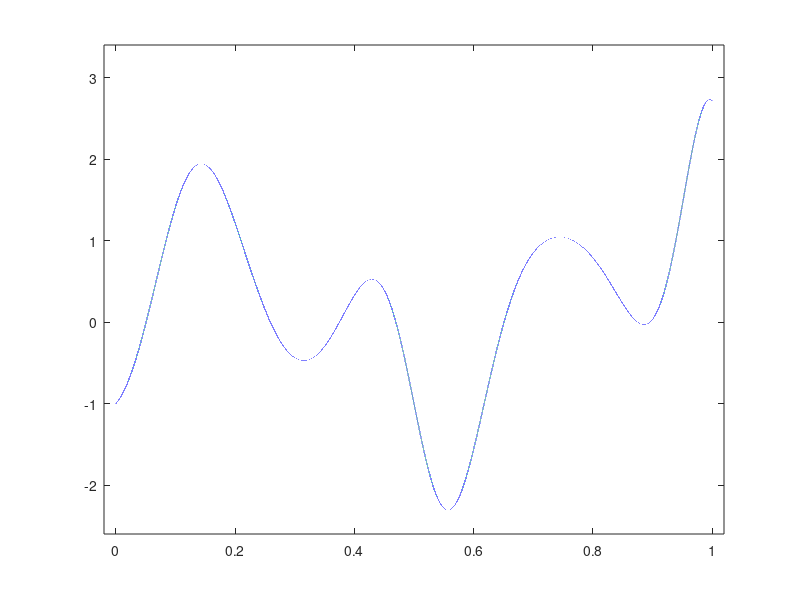

This chart was generated by the following MATLAB code: (Note: this script raises an error after producing the figure.)
% 1d wavelet reconstruction and truncated Fourier of a continuous function 
% for different sampling schemes: uniform, jittered and log

% comment: shows superior reconstruction by GS for different sampling shemes

clear all;
close all;

%% Parameters

a = 4; % number of vanishing moments
R = 6; % maximum scale of wavelet coefficients

N = 2^R; % number of reconstruction vectors
K = N; % band-width of the samples, i.e. samples are taken from the interval [-K,K]

f = @(x) -exp(x.*cos(4*pi*x)).*cos(7*pi*x)+sin(3*pi*x); % function to be reconstructed
xylims=[-0.02 1.02 -2.6 3.4];

%f = @(x) x.^2.*cos(7*pi*x); % function to be reconstructed
%xylims=[-0.02 1.02 -1.2 1];

p = 18; % this resolution takes more time

figure('Name','Original function'); plot(2^-p:2^-p:1,f(2^-p:2^-p:1)); axis(xylims)

figure('Position', [50, 100, 1600, 670],'Name','1D smooth function recovery from different sampling schemes');

%% Uniform sampling

disp('Uniform sampling...')

eps = 1;
S=1;
M = S*2^R/eps;
sp=((M:-1:-M+1)*eps)';

fprintf('Number of samples used is %d \n',length(sp))

%% Precompute the fourier transforms of the scaling function, right boundary scaling functions, and left boundary scaling functions.

W = 1/(2^R)*sp;
[ft_sca_L, ft_sca, ft_sca_R] = CDJV_FT_Vec(a, W);

%% Fourier samples

omega_plain = integral(@(x)f(x).*exp(-1i*2*pi*sp*x),0,1,'ArrayValued',true,'AbsTol',1e-14);
omega = omega_plain;

%% Compute the Generalized function GS_handle and solve for wavelet coefficient z

GS_handle = @(x,mode) CDJV_Op_Handle(mode, x, S, eps, R, a, ft_sca, ft_sca_L, ft_sca_R);
z = lsqr(GS_handle,omega(1:2*M),10^(-12));

%% reconstruction from wavelets

recons = get1DReconstruction(z, a, p, R);

error_gs_un = sqrt(sum(abs(f((0:2^-p:1-2^-p)')-recons).^2)/2^(p));

fprintf('GS error from uniform samples is %d \n',error_gs_un)

subplot(2,3,1); plot(2^-p:2^-p:1, real(recons),'m'); title({'GS reconstruction from uniform samples'; ['Error: ',num2str(error_gs_un)]}); axis(xylims)

%% Truncated Fourier representation

Supp=2^-p:2^-p:1;
y=zeros(size(Supp));
for j=M:-1:-M+1
    y=y+sqrt(eps)*exp(2*eps*1i*j*Supp*pi)*omega(M-j+1);
end

error_ft_un = sqrt(sum(abs(f((2^-p:2^-p:1))-y).^2)/2^(p));

fprintf('Truncated Fourier error from uniform samples is %d \n',error_ft_un)

subplot(2,3,4); plot(Supp, real(y)); title({'Truncated Fourier reconstruction from uniform samples'; ['Error: ',num2str(error_ft_un)]}); axis(xylims)   

%% Jittered samples

disp('Jittered sampling...')

jitter = 0.1;
epsilon = 0.77; 
delta = epsilon+2*jitter; % density of the sampling points; delta<1

[sp,M] = jittered_sampling_1d(jitter,epsilon,K);

mu=0.5*[2*(sp(2)-sp(1)); sp(3:M)-sp(1:M-2); 2*(sp(M)-sp(M-1))]; 

fprintf('Number of samples used is %d \n',length(sp))

%% initialize NUFFT 

st = nufft_init(2*pi*1/N*sp,N,10,2*N,0,'minmax:tuned');

%% Precompute the fourier transforms of the scaling function, right boundary scaling functions, and left boundary scaling functions.

W = 1/(2^R)*sp;
[ft_sca_L, ft_sca, ft_sca_R] = CDJV_FT_Vec(a, W);

%% Define a function to be reconstructed and calculate its Fourier samples

omega_plain = integral(@(x)f(x).*exp(-1i*2*pi*sp*x),0,1,'ArrayValued',true,'AbsTol',1e-14);
omega = sqrt(mu).*omega_plain;

%% Compute the Generalized function GS_handle and solve for wavelet coefficient z

GS_handle = @(x,mode) CDJV_Op_Handle_NU(mode, x, R, a, ft_sca, ft_sca_L, ft_sca_R, sp, mu, st);
z = lsqr(GS_handle,omega(:),10^(-12));

%% reconstruction from wavelets

recons = get1DReconstruction(z, a, p, R);

error_gs_jit = sqrt(sum(abs(f((2^-p:2^-p:1)')-recons).^2)/2^(p));
fprintf('GS error from jittered samples is %d \n',error_gs_jit)

subplot(2,3,2); plot(2^-p:2^-p:1, real(recons), 'm'); title({'GS reconstruction from jittered samples'; ['Error: ',num2str(error_gs_jit)]}); axis(xylims)


%% Gridding reconstruction

stg=nufft_init(2*pi*(1/2^p)*sp,2^p,10,2*2^p,0); 
y=nufft_adj(mu.*omega_plain,stg);

error_gr_jit= sqrt(sum(abs(f((2^-p:2^-p:1))-y.').^2)/2^(p));
fprintf('Gridding error from jittered samples is %d \n',error_gr_jit)

subplot(2,3,5); plot(2^-p:2^-p:1, real(y)); title({'Gridding reconstruction from jittered samples'; ['Error: ',num2str(error_gr_jit)]}); axis(xylims)

%% Log sampling

disp('Log sampling...')

delta = 0.97; % density of the sampling points; delta<1
[sp,M]=log_sampling(delta,K);

mu=0.5*[2*(sp(2)-sp(1)); sp(3:M)-sp(1:M-2); 2*(sp(M)-sp(M-1))]; 

fprintf('Number of samples used is %d \n',length(sp))

%% initialize NUFFT 

st = nufft_init(2*pi*1/N*sp,N,10,2*N,0,'minmax:tuned');

%% Precompute the fourier transforms of the scaling function, right boundary scaling functions, and left boundary scaling functions.

W = 1/(2^R)*sp;
[ft_sca_L, ft_sca, ft_sca_R] = CDJV_FT_Vec(a, W);


%% calculate its Fourier samples

omega_plain = integral(@(x)f(x).*exp(-1i*2*pi*sp*x),0,1,'ArrayValued',true,'AbsTol',1e-14);
omega = sqrt(mu).*omega_plain;

%% Compute the Generalized function GS_handle and solve for wavelet coefficient z

GS_handle = @(x,mode) CDJV_Op_Handle_NU(mode, x, R, a, ft_sca, ft_sca_L, ft_sca_R, sp, mu, st);
z = lsqr(GS_handle,omega(:),10^(-12));

%% reconstruction from wavelets

recons = get1DReconstruction(z, a, p, R);

error_gs_log = sqrt(sum(abs(f((2^-p:2^-p:1)')-recons).^2)/2^(p));
fprintf('GS error from log samples is %d \n',error_gs_log)

subplot(2,3,3); plot(2^-p:2^-p:1, real(recons), 'm'); title({'GS reconstruction from log samples'; ['Error: ',num2str(error_gs_log)]}); axis(xylims)


%% Gridding reconstruction

stg=nufft_init(2*pi*(1/2^p)*sp,2^p,10,2*2^p,0); 
y=nufft_adj(mu.*omega_plain,stg);

error_gr_log = sqrt(sum(abs(f((2^-p:2^-p:1))-y.').^2)/2^(p));
fprintf('Gridding error from log samples is %d \n',error_gr_log)

subplot(2,3,6); plot(2^-p:2^-p:1, real(y)); title({'Gridding reconstruction from log samples'; ['Error: ',num2str(error_gr_log)]}); axis(xylims)
 





% Copyright (c) 2014. Clarice Poon and Milana Gataric
